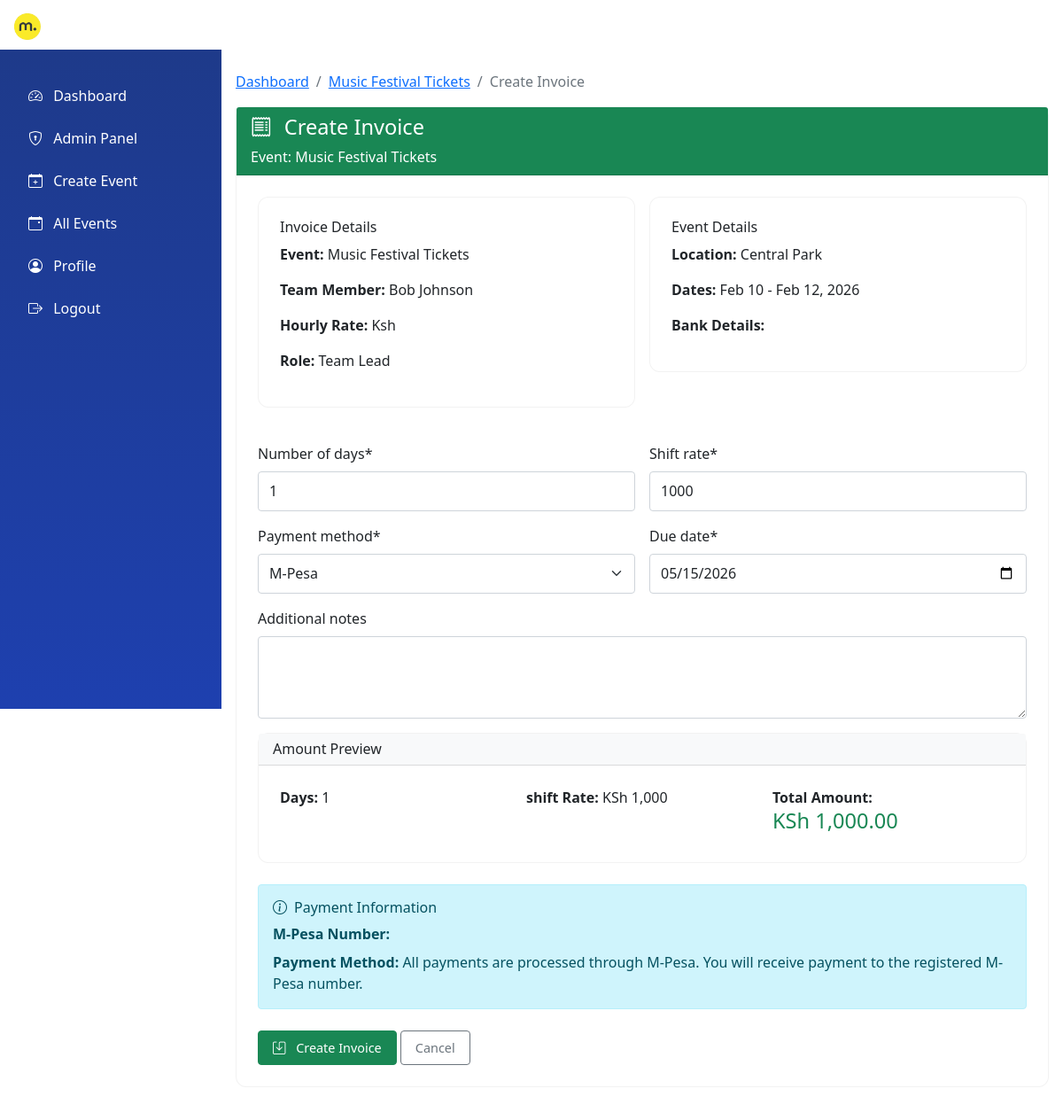
The page /invoices/create/4/ (signed in) on the database its author committed.
### events/models.py (models this page shows, shortened)
class EventAssignment(models.Model):
    event = models.ForeignKey(Event, on_delete=models.CASCADE, related_name='assignments')
    team_member = models.ForeignKey(TeamMember, on_delete=models.CASCADE, related_name='event_assignments')
    is_team_lead = models.BooleanField(default=False)
    assigned_at = models.DateTimeField(auto_now_add=True)
    class Meta:
        unique_together = ['event', 'team_member']

class Event(models.Model):
    EVENT_STATUS = (
        ('upcoming', 'Upcoming'),
        ('ongoing', 'Ongoing'),
        ('completed', 'Completed'),
        ('cancelled', 'Cancelled'),
    )
    name = models.CharField(max_length=200)
    description = models.TextField()
    location = models.CharField(max_length=200)
    start_date = models.DateTimeField()
    end_date = models.DateTimeField()
    status = models.CharField(max_length=20, choices=EVENT_STATUS, default='upcoming')
    created_by = models.ForeignKey(User, on_delete=models.CASCADE)
    created_at = models.DateTimeField(auto_now_add=True)

### teams/models.py (models this page shows, shortened)
class TeamMember(models.Model):
    user = models.OneToOneField(User, on_delete=models.CASCADE, related_name='team_member')
    phone = models.CharField(max_length=15, unique=True)  # M-Pesa phone number
    id_number = models.CharField(max_length=20, blank=True, null=True)  # National ID
    address = models.TextField()
    shift_rate = models.DecimalField(max_digits=10, decimal_places=2, default=0, validators=[MinValueValidator(0)])
    mpesa_number = models.CharField(max_length=15, default="")  # M-Pesa phone for payments
    mpesa_name = models.CharField(max_length=100, blank=True)  # Name as registered in M-Pesa
    is_verified = models.BooleanField(default=False)
    created_at = models.DateTimeField(auto_now_add=True)

### invoices/views.py (the view)
# urls.py: path('invoices/create/<int:assignment_id>/', invoice_views.create_invoice, name='create_invoice'),
@login_required
def create_invoice(request, assignment_id):
    assignment = get_object_or_404(EventAssignment, id=assignment_id)
    if not (request.user.is_staff or assignment.team_member.user == request.user):
        messages.error(request, 'You are not authorized to create invoices for this assignment.')
        return redirect('dashboard')
    if Invoice.objects.filter(event_assignment=assignment).exists():
        messages.warning(request, 'An invoice already exists for this assignment.')
        return redirect('event_detail', event_id=assignment.event.id)
    if request.method == 'POST':
        form = InvoiceForm(request.POST, assignment=assignment)
        if form.is_valid():
            invoice = form.save(commit=False)
            invoice.event_assignment = assignment
            invoice.save()
            messages.success(request, 'Invoice created successfully!')
            return redirect('event_detail', event_id=assignment.event.id)
    else:
        initial_data = {
            'number_of_days': 1,
            'shift_rate': assignment.team_member.shift_rate if assignment.team_member.shift_rate > 0 else 1000,
            'due_date': timezone.now().date() + timezone.timedelta(days=30),
            'payment_method': 'mpesa',
        }
        form = InvoiceForm(initial=initial_data, assignment=assignment)
    return render(request, 'invoices/create_invoice.html', {
        'form': form,
        'assignment': assignment,
    })

### invoices/forms.py (shortened to what this page needs)
class InvoiceForm(forms.ModelForm):
    shift_rate = forms.DecimalField(
        max_digits=10,
        decimal_places=2,
        min_value=0,
        widget=forms.NumberInput(attrs={'step': '100'})
    )
    class Meta:
        model = Invoice
        fields = ['number_of_days', 'shift_rate', 'payment_method', 'additional_notes', 'due_date']
        widgets = {
            'additional_notes': forms.Textarea(attrs={'rows': 3}),
            'due_date': forms.DateInput(attrs={'type': 'date'}),
            'number_of_days': forms.NumberInput(attrs={'min': 1, 'step': 0.5}),
        }
    def __init__(self, *args, **kwargs):
        self.assignment = kwargs.pop('assignment', None)
        super().__init__(*args, **kwargs)
        if self.assignment and hasattr(self.assignment, 'team_member'):
            team_member = self.assignment.team_member
            if hasattr(team_member, 'shift_rate') and team_member.shift_rate:
                self.fields['shift_rate'].initial = team_member.shift_rate

### templates/invoices/create_invoice.html (shortened to what this page needs)
{% extends 'base.html' %}
{% load crispy_forms_tags %}
{% block content %}
<div class="row">
    <div class="col-12">
        <nav aria-label="breadcrumb">
            <ol class="breadcrumb">
                <li class="breadcrumb-item"><a href="{% url 'dashboard' %}">Dashboard</a></li>
                <li class="breadcrumb-item"><a href="{% url 'event_detail' assignment.event.id %}">{{ assignment.event.name }}</a></li>
                <li class="breadcrumb-item active" aria-current="page">Create Invoice</li>
            </ol>
        </nav>
        <div class="card">
            <div class="card-header bg-success text-white">
                <h4 class="mb-0">
                    <i class="bi bi-receipt me-2"></i> Create Invoice
                </h4>
                <p class="mb-0 mt-2">Event: {{ assignment.event.name }}</p>
            </div>
            <div class="card-body">
                <div class="row mb-4">
                    <div class="col-md-6">
                        <div class="card">
                            <div class="card-body">
                                <h6>Invoice Details</h6>
                                <p><strong>Event:</strong> {{ assignment.event.name }}</p>
                                <p><strong>Team Member:</strong> {{ assignment.team_member.user.get_full_name }}</p>
                                <p><strong>Hourly Rate:</strong> Ksh{{ assignment.team_member.hourly_rate }}</p>
                                <p><strong>Role:</strong> {% if assignment.is_team_lead %}Team Lead{% else %}Team Member{% endif %}</p>
                            </div>
                        </div>
                    </div>
                    <div class="col-md-6">
                        <div class="card">
                            <div class="card-body">
                                <h6>Event Details</h6>
                                <p><strong>Location:</strong> {{ assignment.event.location }}</p>
                                <p><strong>Dates:</strong> {{ assignment.event.start_date|date:"M d" }} - {{ assignment.event.end_date|date:"M d, Y" }}</p>
                                <p><strong>Bank Details:</strong> {{ assignment.team_member.bank_name }}</p>
                            </div>
                        </div>
                    </div>
                </div>
                <form method="post">
                <div class="row">
                    <div class="col-md-6">
                        {{ form.number_of_days|as_crispy_field }}
                    </div>
                    <div class="col-md-6">
                        {{ form.shift_rate|as_crispy_field }}
                    </div>
                </div>
                <div class="row">
                    <div class="col-md-6">
                        {{ form.payment_method|as_crispy_field }}
                    </div>
                    <div class="col-md-6">
                        {{ form.due_date|as_crispy_field }}
                    </div>
                </div>
                {{ form.additional_notes|as_crispy_field }}
                <div class="card mb-4">
                    <div class="card-header bg-light">
                        <h6 class="mb-0">Amount Preview</h6>
                    </div>
                    <div class="card-body">
                        <div class="row">
                            <div class="col-md-4">
                                <p class="mb-1"><strong>Days:</strong> <span id="previewDays">1</span></p>
                            </div>
                            <div class="col-md-4">
                                <p class="mb-1"><strong>shift Rate:</strong> KSh <span id="previewRate">0</span></p>
                            </div>
                            <div class="col-md-4">
                                <p class="mb-0"><strong>Total Amount:</strong></p>
                                <h4 class="text-success" id="previewTotal">KSh 0.00</h4>
                            </div>
                        </div>
                    </div>
                </div>
                <div class="alert alert-info">
                    <h6><i class="bi bi-info-circle me-2"></i>Payment Information</h6>
                    <p class="mb-2"><strong>M-Pesa Number:</strong> {{ assignment.team_member.mpesa_number }}</p>
                    <p class="mb-0"><strong>Payment Method:</strong> All payments are processed through M-Pesa. You will receive payment to the registered M-Pesa number.</p>
                </div>
                <div class="mt-4">
                    <button type="submit" class="btn btn-success">
                        <i class="bi bi-save me-2"></i> Create Invoice
                    </button>
                    <a href="{% url 'event_detail' assignment.event.id %}" class="btn btn-outline-secondary">
                        Cancel
                    </a>
                </div>
            </form>
            </div>
        </div>
    </div>
</div>
{% endblock %}

### templates/base.html (style rules this page uses)
:root { --mookh-primary: #1E3A8A; --mookh-secondary: #3B82F6; --mookh-accent: #10B981; --mookh-light: #F8FAFC; --mookh-dark: #1E293B; --sidebar-width: 250px; --sidebar-collapsed-width: 0px; }
* { box-sizing: border-box; }
html { font-size: 16px; -webkit-text-size-adjust: 100%; }
body { overflow-x: hidden; font-size: 1rem; line-height: 1.5; padding-top: 56px; }
h4 { font-size: calc(1.1rem + 0.5vw); }
h6 { font-size: 1rem; }
.card { border-radius: 12px; border: 1px solid rgba(0,0,0,0.05); transition: all 0.3s ease; margin-bottom: 1rem; }
.card-body { padding: 1.25rem; }
@media (min-width: 768px) { .card-body { padding: 1.5rem; } }
.btn { padding: 0.5rem 1rem; font-size: 0.9rem; }
.form-control, .form-select { font-size: 16px; padding: 0.6rem 0.75rem; }
.row { margin-left: -0.5rem; margin-right: -0.5rem; }
.col, [class*="col-"] { padding-left: 0.5rem; padding-right: 0.5rem; }

### rows shown on the page
EventAssignment: event.name "Music Festival Tickets", team_member.user.get_full_name "Bob Johnson", event.location "Central Park", event.start_date "Feb 10", event.end_date "Feb 12, 2026"
